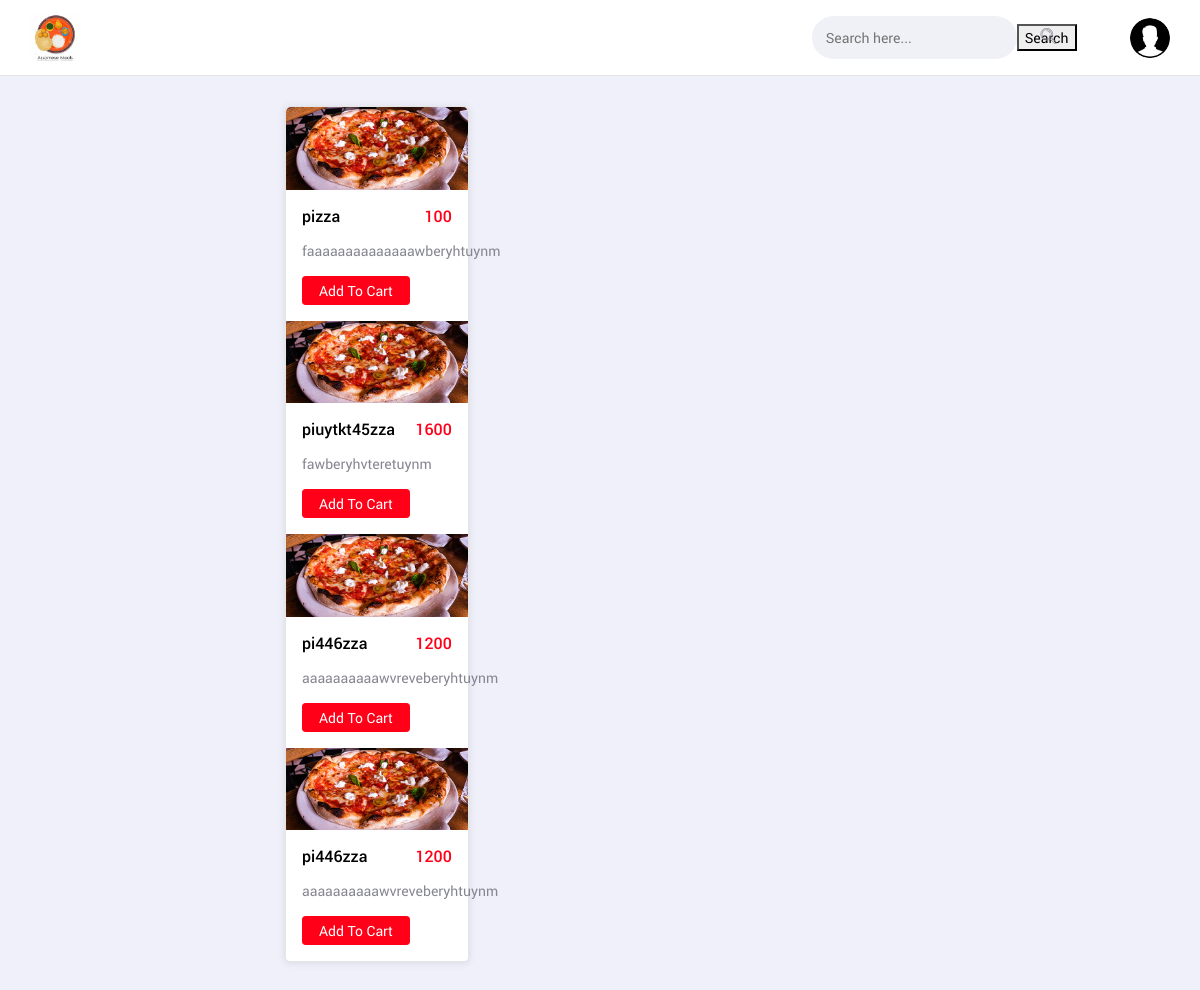
Screenshot of /search.php with the database file from the repository.
### tables this page shows
CREATE TABLE `items` (
  `item_id` int(5) NOT NULL,
  `item_name` varchar(25) NOT NULL,
  `item_price` int(5) NOT NULL,
  `item_desc` varchar(100) NOT NULL,
  `cat_id` int(5) NOT NULL
);

### search.php (the view, shortened to what this page needs)
<?php
include "navbar.php";
include "dbcon.php";
$search = $_POST['search'];
$show_items = mysqli_query($con, "SELECT * FROM `items` where item_name like '%$search%'");
?>
<html>
<body>
	<main class="body-content">
		<div class="ms-content-wrapper">
			<div class="row">
				<div class="col-md-12">
					<div class="row">
						<div class="col-xl-3 col-lg-4 col-md-6 col-sm-6">
							<div class="ms-card">
							<?php
                        while ($row = mysqli_fetch_array($show_items)) {
                        ?>
								<div class="ms-card-img">
									<img src="../../assets/img/costic/food-1.jpg" alt="card_img">
								</div>
								<div class="ms-card-body">
									<div class="new">
										<h6 class="mb-0"><?php echo $row["item_name"]; ?> </h6>
										<h6 class="ms-text-primary mb-0"><?php echo $row["item_price"]; ?></h6>
									</div>
									<p><?php echo $row["item_desc"]; ?></p>
									<div class="new mb-0">
										<button type="button" class="btn grid-btn mt-0 btn-sm btn-primary">Add To Cart</button>
									</div>
								</div>
								<?php
                        }
                        ?>
							</div>
						</div>
</body>
</html>

### navbar.php (shortened to what this page needs)
<!DOCTYPE html>
<html lang="en">
<head>
    <link href="vendors/iconic-fonts/font-awesome/css/all.min.css" rel="stylesheet">
    <link rel="stylesheet" href="vendors/iconic-fonts/flat-icons/flaticon.css">
    <link rel="stylesheet" href="vendors/iconic-fonts/cryptocoins/cryptocoins.css">
    <link rel="stylesheet" href="vendors/iconic-fonts/cryptocoins/cryptocoins-colors.css">
    <link href="admin/assets/css/bootstrap.min.css" rel="stylesheet">
    <link href="admin/assets/css/jquery-ui.min.css" rel="stylesheet">
    <link href="admin/assets/css/slick.css" rel="stylesheet">
    <link href="admin/assets/css/datatables.min.css" rel="stylesheet">
    <link href="admin/assets/css/style.css" rel="stylesheet">
</head>
<body class="ms-body ms-aside-left-open ms-primary-theme ms-has-quickbar">
    <nav class="navbar ms-navbar">
        <a class="pl-0 ml-0 text-center navbar-brand mr-0" href="index.php"><img src="admin/assets/img/name.jpg" height="110px" width="50px" alt="logo"> </a>
        <ul class="ms-nav-list ms-inline mb-0" id="ms-nav-options">
            <li class="ms-nav-item ms-search-form pb-0 py-0">
                <form class="ms-form1" method="POST" action="search.php">
                    <div class="ms-form-group my-0 mb-0 has-icon fs-14">
                        <input type="search" class="ms-form-input" name="search" placeholder="Search here..." value=""> <i class="flaticon-search text-disabled"></i>
                        <button  type="submit" value="submit" name="submit">Search</button>
                    </div>
                </form>
            </li>
            <li class="ms-nav-item ms-nav-user dropdown">
                <a href="#" id="userDropdown" data-toggle="dropdown" aria-haspopup="true" aria-expanded="false">
                    <img class="ms-user-img ms-img-round float-right" src="admin/assets/img/people/admin.png" alt="people">
                </a>
            </li>
        </ul>
    </nav>
</body>
</html>

### rows the page displays
items: item_name "pizza", item_price "100", item_desc "faaaaaaaaaaaaaawberyhtuynm"
items: item_name "piuytkt45zza", item_price "1600", item_desc "fawberyhvteretuynm"
items: item_name "pi446zza", item_price "1200", item_desc "aaaaaaaaaawvreveberyhtuynm"
items: item_name "pi446zza", item_price "1200", item_desc "aaaaaaaaaawvreveberyhtuynm"
